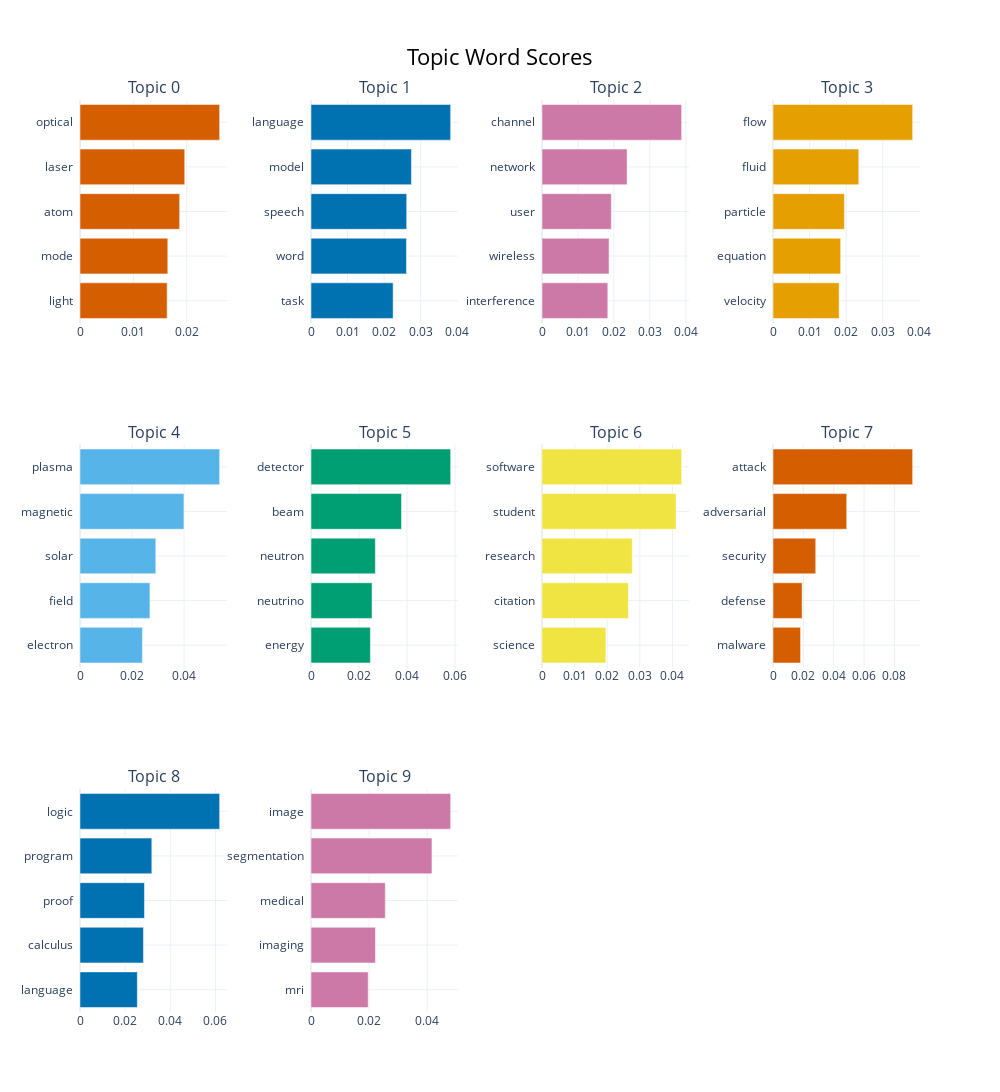
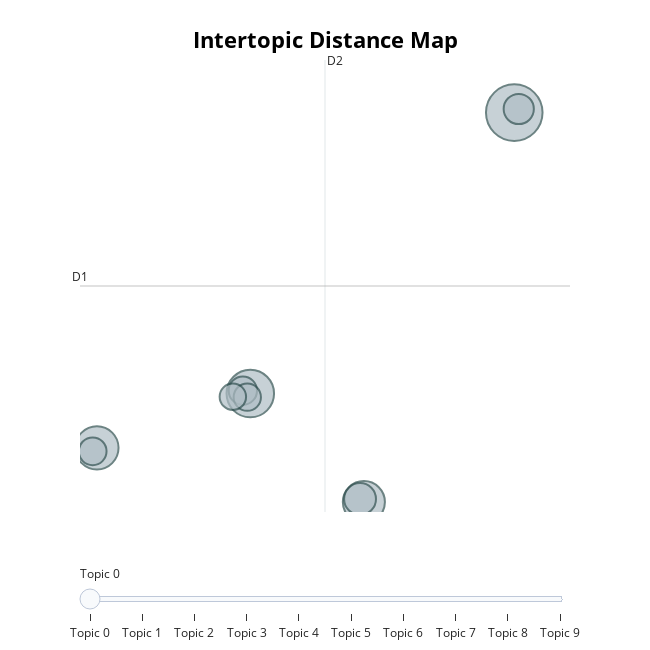
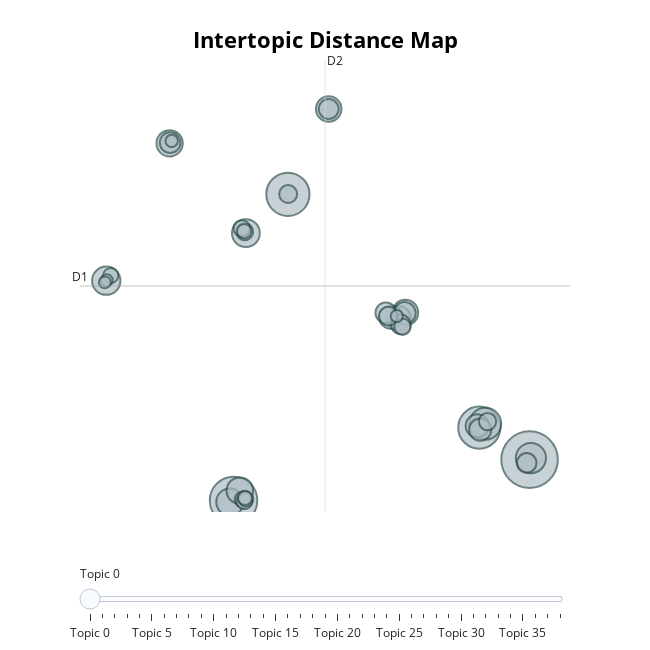
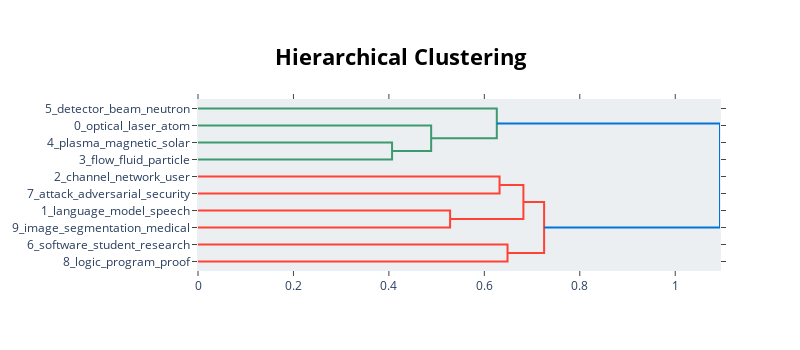

Notebook code cell kept with these figures, in order:
### Code cell
# explore the topics generated.
topic_model.get_topic_info().head(10)
topic_model.visualize_barchart(top_n_topics=10, height=700)
topic_model.visualize_topics(top_n_topics=10)
topic_model.visualize_topics(top_n_topics=50)
topic_model.visualize_hierarchy(top_n_topics=10, width=800)
topic_model.visualize_heatmap(n_clusters=5, top_n_topics=50)
